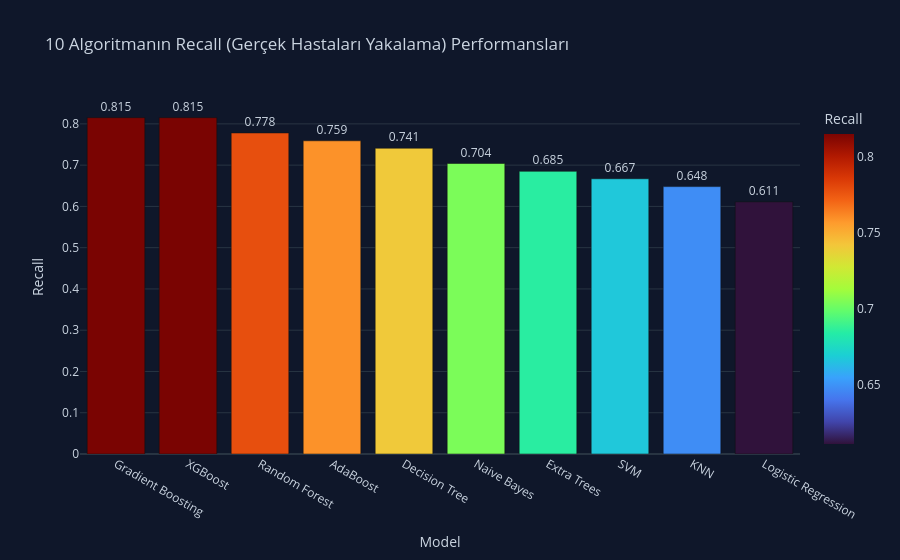
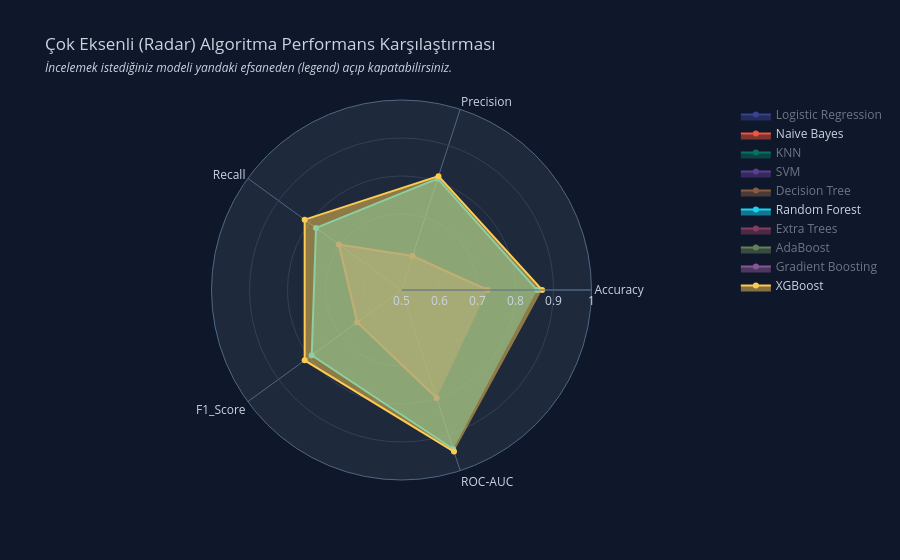

The notebook cell saved with these charts, in order:
### Markdown cell above
<div style="background-color: #1E293B; padding: 20px; border-left: 5px solid #EC4899; border-radius: 6px; margin-bottom: 20px;">
    <h3 style="color: #FBCFE8; font-family: 'Segoe UI', sans-serif; margin-top: 0;">
        🔬 10 Algoritmanın Seçim Gerekçeleri ve Matematiksel Doğaları
    </h3>
    <p style="color: #CBD5E1; font-size: 14px; line-height: 1.6; font-family: 'Arial', sans-serif;">
        Medikal veriler, doğrusal ilişkiler (örn: kilo artarsa tansiyon artar) ile doğrusal olmayan karmaşık ilişkilerin (örn: belli bir yaş ve insülin seviyesi kombinasyonunun diyabeti tetiklemesi) bir karışımıdır. Bu karmaşayı çözebilmek için 4 farklı matematiksel paradigmaya ait algoritmalar bilinçli olarak seçilmiştir:
    </p>
    <div style="display: flex; flex-wrap: wrap; gap: 15px; margin-top: 15px;">        
        <!-- Kutu 1: İstatistiksel -->
        <div style="flex: 1 1 45%; background-color: #0F172A; padding: 15px; border-radius: 8px;">
            <h4 style="color: #60A5FA; margin-top: 0; margin-bottom: 5px;">1. İstatistiksel ve Olasılıksal</h4>
            <p style="color: #94A3B8; font-size: 13px; margin: 0;">
                <b>Logistic Regression:</b> Tıp literatüründe altın standarttır. Hangi özniteliğin hastalığı ne yönde (katsayılarla) etkilediğini en şeffaf anlatan temel "Baseline" modeldir.<br><br>
                <b>Gaussian Naive Bayes:</b> Bayes teoremine dayanır. Semptomlara bakarak hastalığın "olma olasılığını" hesaplar. Sağlık alanında düşük False Negative (atlanan hasta) oranıyla meşhurdur.
            </p>
        </div>
        <!-- Kutu 2: Uzay / Uzaklık -->
        <div style="flex: 1 1 45%; background-color: #0F172A; padding: 15px; border-radius: 8px;">
            <h4 style="color: #34D399; margin-top: 0; margin-bottom: 5px;">2. Uzay ve Marj Tabanlı</h4>
            <p style="color: #94A3B8; font-size: 13px; margin: 0;">
                <b>KNN (K-Nearest Neighbors):</b> Hastaları biyolojik benzerliklerine (Öklid uzaklığı) göre gruplar. "Senin kan değerlerin diyabetik hastalara daha çok benziyor" mantığıyla çalışır.<br><br>
                <b>SVM (Support Vector Machine):</b> Sınıflar (Sağlıklı vs Hasta) iç içe geçmişse, kernel trick (çekirdek hilesi) kullanarak veriyi çok boyutlu uzaya çeker ve aralarından maksimum genişlikte bir sınır çizer.
            </p>
        </div>
        <!-- Kutu 3: Kural Tabanlı -->
        <div style="flex: 1 1 45%; background-color: #0F172A; padding: 15px; border-radius: 8px;">
            <h4 style="color: #FBBF24; margin-top: 0; margin-bottom: 5px;">3. Ağaç / Kural Tabanlı</h4>
            <p style="color: #94A3B8; font-size: 13px; margin: 0;">
                <b>Decision Tree:</b> İnsan zihnine (ve bir doktorun triyaj sürecine) en yakın algoritmadır. "Glikoz 140'tan büyük mü? Evet ise Yaş 40'tan büyük mü?" şeklinde kural dizileri çıkarır.
            </p>
        </div>
        <!-- Kutu 4: Topluluk (Ensemble) -->
        <div style="flex: 1 1 45%; background-color: #0F172A; padding: 15px; border-radius: 8px;">
            <h4 style="color: #F87171; margin-top: 0; margin-bottom: 5px;">4. Ensemble (Topluluk) Modelleri</h4>
            <p style="color: #94A3B8; font-size: 13px; margin: 0;">
                <i>Burada amaç zayıf modellerin hatalarını birleştirerek güçlü bir "Kurul (Board of Doctors)" oluşturmaktır.</i><br>
                <b>Random Forest & Extra Trees (Bagging):</b> Yüzlerce karar ağacının oylamasıyla çalışır, tek bir ağacın ezberleme (overfitting) riskini sıfırlar.<br>
                <b>AdaBoost, Gradient Boosting & XGBoost (Boosting):</b> Bir önceki modelin "yanlış teşhis koyduğu" hastalara odaklanarak adım adım kendini iyileştiren, makine öğrenmesinin en agresif ve başarılı algoritmalarıdır.
            </p>
        </div>        
    </div>
</div>

### Code cell
import pandas as pd
import numpy as np
import plotly.express as px
import plotly.graph_objects as go
from sklearn.model_selection import train_test_split, cross_val_score, StratifiedKFold
from sklearn.preprocessing import StandardScaler
from sklearn.metrics import accuracy_score, precision_score, recall_score, f1_score, roc_auc_score
import warnings
warnings.filterwarnings('ignore')

# 1. İşlenmiş Veriyi Yükleme
df_processed = pd.read_csv('data/processed/diabetes_processed.csv')

# 2. Bağımsız(X) ve Bağımlı(y) Değişkenleri Ayırma
X = df_processed.drop('Outcome', axis=1)
y = df_processed['Outcome']

# 3. %80 Eğitim, %20 Test Ayrımı (Stratified - Sınıf oranlarını koruyarak)
X_train, X_test, y_train, y_test = train_test_split(X, y, test_size=0.20, random_state=42, stratify=y)

# 4. Standardizasyon (Z-Score Normalization)
# Fit işlemini SADECE Eğitim setine yapıyoruz ki, test setinden veri sızması (Data Leakage) olmasın!
scaler = StandardScaler()
X_train_scaled = scaler.fit_transform(X_train)
X_test_scaled = scaler.transform(X_test)

# 5. Modellerin Kütüphanelerini Yükleme ve Tanımlama
from sklearn.linear_model import LogisticRegression
from sklearn.naive_bayes import GaussianNB
from sklearn.neighbors import KNeighborsClassifier
from sklearn.svm import SVC
from sklearn.tree import DecisionTreeClassifier
from sklearn.ensemble import RandomForestClassifier, ExtraTreesClassifier, AdaBoostClassifier, GradientBoostingClassifier
from xgboost import XGBClassifier

models = {
    "Logistic Regression": LogisticRegression(max_iter=1000, random_state=42),
    "Naive Bayes": GaussianNB(),
    "KNN": KNeighborsClassifier(n_neighbors=5),
    "SVM": SVC(probability=True, kernel='rbf', random_state=42),
    "Decision Tree": DecisionTreeClassifier(max_depth=5, random_state=42),
    "Random Forest": RandomForestClassifier(n_estimators=100, random_state=42),
    "Extra Trees": ExtraTreesClassifier(n_estimators=100, random_state=42),
    "AdaBoost": AdaBoostClassifier(random_state=42),
    "Gradient Boosting": GradientBoostingClassifier(random_state=42),
    "XGBoost": XGBClassifier(use_label_encoder=False, eval_metric='logloss', random_state=42)
}

print("⏳ 10 Farklı Model Eğitiliyor ve Çapraz Doğrulamaları Yapılıyor...\n")

# Sonuçları tutacağımız liste
results = []

# Stratified K-Fold ayarı
cv = StratifiedKFold(n_splits=5, shuffle=True, random_state=42)

for name, model in models.items():
    # A. Cross Validation (Eğitim seti üzerinde model stabilitesini ölçme)
    cv_acc = cross_val_score(model, X_train_scaled, y_train, cv=cv, scoring='accuracy').mean()
    
    # B. Modeli test için eğitme
    model.fit(X_train_scaled, y_train)
    
    # C. Test seti tahminleri
    y_pred = model.predict(X_test_scaled)
    y_prob = model.predict_proba(X_test_scaled)[:, 1] if hasattr(model, "predict_proba") else [0]*len(y_test)
    
    # D. Metrik Hesaplamaları
    acc = accuracy_score(y_test, y_pred)
    prec = precision_score(y_test, y_pred)
    rec = recall_score(y_test, y_pred)
    f1 = f1_score(y_test, y_pred)
    roc_auc = roc_auc_score(y_test, y_prob)
    
    # Sonuçları kaydet
    results.append({
        "Model": name,
        "CV_Accuracy": cv_acc,
        "Test_Accuracy": acc,
        "Precision": prec,
        "Recall": rec,
        "F1_Score": f1,
        "ROC_AUC": roc_auc
    })

# Pandas DataFrame'e Çevirme
df_results = pd.DataFrame(results).round(3)

print("✅ Modellerin Eğitimi Tamamlandı! İşte Objektif Performans Tablosu:")
display(df_results.sort_values(by="Recall", ascending=False).reset_index(drop=True))

# --- GÖRSELLEŞTİRME 7: Recall Performansları Bar Grafiği ---
# Sağlık verisinde "Hastayı Atlamama (Recall)" çok kritik olduğu için önce buna bakıyoruz.
fig7 = px.bar(df_results.sort_values('Recall', ascending=False), 
              x='Model', y='Recall', color='Recall',
              title='10 Algoritmanın Recall (Gerçek Hastaları Yakalama) Performansları',
              text='Recall', color_continuous_scale='Turbo')
fig7.update_layout(paper_bgcolor='#0F172A', plot_bgcolor='#0F172A', font_color='#CBD5E1')
fig7.update_traces(texttemplate='%{text:.3f}', textposition='outside')
fig7.show()
fig7.write_html("figures/models_recall_comparison.html")

# --- GÖRSELLEŞTİRME 8: Çok Eksenli Radar (Spider) Grafiği ---
# Modellerin trade-off'larını (Örn: Recall yüksek ama Precision düşük mü?) görmek için şahane bir grafik.
fig8 = go.Figure()

for i, row in df_results.iterrows():
    fig8.add_trace(go.Scatterpolar(
        r=[row['Test_Accuracy'], row['Precision'], row['Recall'], row['F1_Score'], row['ROC_AUC']],
        theta=['Accuracy', 'Precision', 'Recall', 'F1_Score', 'ROC-AUC'],
        fill='toself',
        name=row['Model'],
        visible='legendonly' # Sadece legend'a tıklanarak açılsın ki karmaşa olmasın (Interaktif özellik)
    ))

# Varsayılan olarak XGBoost, Naive Bayes ve Random Forest açık gelsin
fig8.data[1].visible = True # Naive Bayes
fig8.data[5].visible = True # Random Forest
fig8.data[9].visible = True # XGBoost

fig8.update_layout(
    polar=dict(
        radialaxis=dict(visible=True, range=[0.5, 1.0], gridcolor='#334155'),
        bgcolor='#1E293B'
    ),
    paper_bgcolor='#0F172A',
    font_color='#CBD5E1',
    title="Çok Eksenli (Radar) Algoritma Performans Karşılaştırması<br><span style='font-size:12px;'><i>İncelemek istediğiniz modeli yandaki efsaneden (legend) açıp kapatabilirsiniz.</i></span>"
)
fig8.show()
fig8.write_html("figures/models_radar_chart.html")

### Figure 1 — Plotly figure (JSON) as saved in the notebook; plotly's stock layout.template omitted (floating-point values rounded to 4 significant figures)
{"data": [{"alignmentgroup": "True", "hovertemplate": "Model=%{x}<br>Recall=%{marker.color}<extra></extra>", "legendgroup": "", "marker": {"color": [0.815, 0.815, 0.778, 0.759, 0.741, 0.704, 0.685, 0.667, 0.648, 0.611], "coloraxis": "coloraxis", "pattern": {"shape": ""}}, "name": "", "offsetgroup": "", "orientation": "v", "showlegend": false, "text": [0.815, 0.815, 0.778, 0.759, 0.741, 0.704, 0.685, 0.667, 0.648, 0.611], "textposition": "outside", "texttemplate": "%{text:.3f}", "type": "bar", "x": ["Gradient Boosting", "XGBoost", "Random Forest", "AdaBoost", "Decision Tree", "Naive Bayes", "Extra Trees", "SVM", "KNN", "Logistic Regression"], "xaxis": "x", "y": [0.815, 0.815, 0.778, 0.759, 0.741, 0.704, 0.685, 0.667, 0.648, 0.611], "yaxis": "y"}], "layout": {"barmode": "relative", "coloraxis": {"colorbar": {"title": {"text": "Recall"}}, "colorscale": [[0, "#30123b"], [0.07143, "#4145ab"], [0.1429, "#4675ed"], [0.2143, "#39a2fc"], [0.2857, "#1bcfd4"], [0.3571, "#24eca6"], [0.4286, "#61fc6c"], [0.5, "#a4fc3b"], [0.5714, "#d1e834"], [0.6429, "#f3c63a"], [0.7143, "#fe9b2d"], [0.7857, "#f36315"], [0.8571, "#d93806"], [0.9286, "#b11901"], [1, "#7a0402"]]}, "font": {"color": "#CBD5E1"}, "legend": {"tracegroupgap": 0}, "paper_bgcolor": "#0F172A", "plot_bgcolor": "#0F172A", "title": {"text": "10 Algoritmanın Recall (Gerçek Hastaları Yakalama) Performansları"}, "xaxis": {"anchor": "y", "domain": [0, 1], "title": {"text": "Model"}}, "yaxis": {"anchor": "x", "domain": [0, 1], "title": {"text": "Recall"}}}}

### Figure 2 — Plotly figure (JSON) as saved in the notebook; plotly's stock layout.template omitted (floating-point values rounded to 4 significant figures)
{"data": [{"fill": "toself", "name": "Logistic Regression", "r": [0.721, 0.6, 0.611, 0.606, 0.834], "theta": ["Accuracy", "Precision", "Recall", "F1_Score", "ROC-AUC"], "type": "scatterpolar", "visible": "legendonly"}, {"fill": "toself", "name": "Naive Bayes", "r": [0.727, 0.594, 0.704, 0.644, 0.799], "theta": ["Accuracy", "Precision", "Recall", "F1_Score", "ROC-AUC"], "type": "scatterpolar", "visible": true}, {"fill": "toself", "name": "KNN", "r": [0.786, 0.714, 0.648, 0.68, 0.826], "theta": ["Accuracy", "Precision", "Recall", "F1_Score", "ROC-AUC"], "type": "scatterpolar", "visible": "legendonly"}, {"fill": "toself", "name": "SVM", "r": [0.786, 0.706, 0.667, 0.686, 0.862], "theta": ["Accuracy", "Precision", "Recall", "F1_Score", "ROC-AUC"], "type": "scatterpolar", "visible": "legendonly"}, {"fill": "toself", "name": "Decision Tree", "r": [0.825, 0.755, 0.741, 0.748, 0.912], "theta": ["Accuracy", "Precision", "Recall", "F1_Score", "ROC-AUC"], "type": "scatterpolar", "visible": "legendonly"}, {"fill": "toself", "name": "Random Forest", "r": [0.857, 0.808, 0.778, 0.792, 0.94], "theta": ["Accuracy", "Precision", "Recall", "F1_Score", "ROC-AUC"], "type": "scatterpolar", "visible": true}, {"fill": "toself", "name": "Extra Trees", "r": [0.818, 0.771, 0.685, 0.725, 0.908], "theta": ["Accuracy", "Precision", "Recall", "F1_Score", "ROC-AUC"], "type": "scatterpolar", "visible": "legendonly"}, {"fill": "toself", "name": "AdaBoost", "r": [0.857, 0.82, 0.759, 0.788, 0.939], "theta": ["Accuracy", "Precision", "Recall", "F1_Score", "ROC-AUC"], "type": "scatterpolar", "visible": "legendonly"}, {"fill": "toself", "name": "Gradient Boosting", "r": [0.877, 0.83, 0.815, 0.822, 0.957], "theta": ["Accuracy", "Precision", "Recall", "F1_Score", "ROC-AUC"], "type": "scatterpolar", "visible": "legendonly"}, {"fill": "toself", "name": "XGBoost", "r": [0.87, 0.815, 0.815, 0.815, 0.947], "theta": ["Accuracy", "Precision", "Recall", "F1_Score", "ROC-AUC"], "type": "scatterpolar", "visible": true}], "layout": {"font": {"color": "#CBD5E1"}, "paper_bgcolor": "#0F172A", "polar": {"bgcolor": "#1E293B", "radialaxis": {"gridcolor": "#334155", "range": [0.5, 1], "visible": true}}, "title": {"text": "Çok Eksenli (Radar) Algoritma Performans Karşılaştırması<br><span style='font-size:12px;'><i>İncelemek istediğiniz modeli yandaki efsaneden (legend) açıp kapatabilirsiniz.</i></span>"}}}
